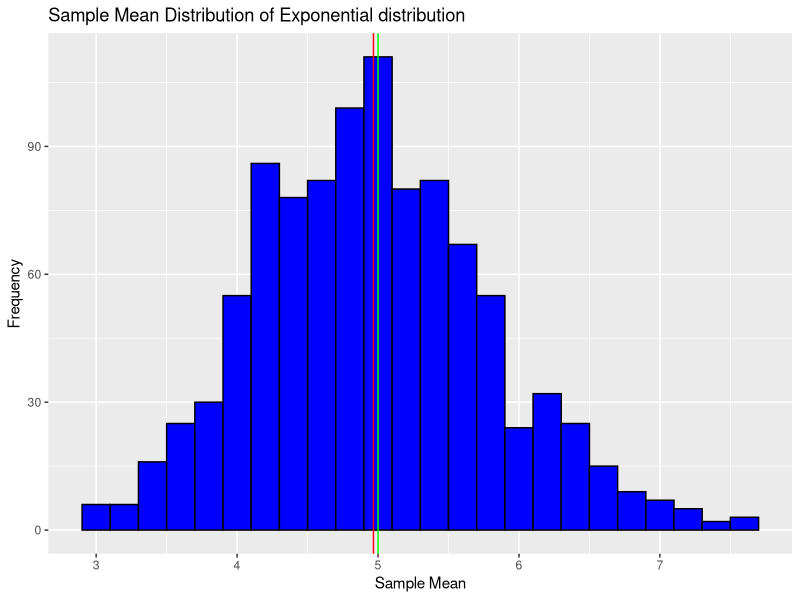
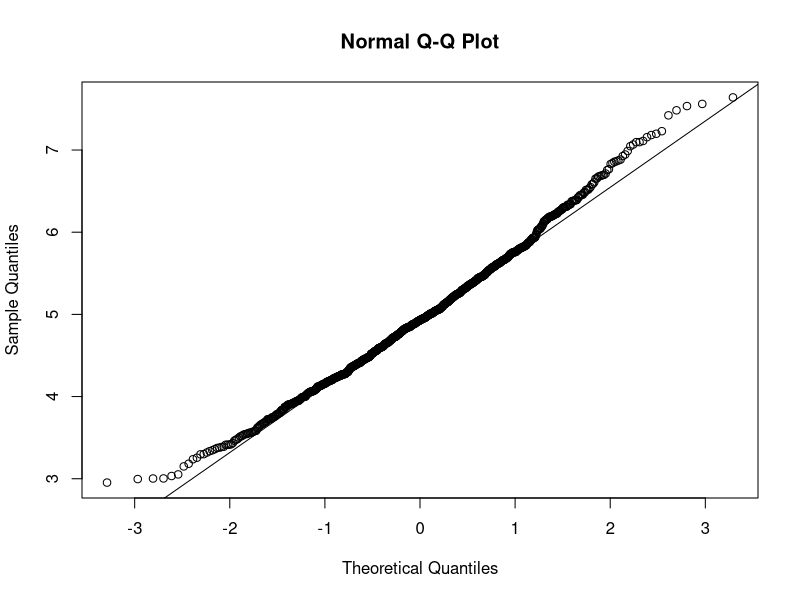

The R source for these figures, in order:
## ---- chunk 1
knitr::opts_chunk$set(echo = TRUE)
## ---- chunk 2
n <- 40
lambda <- 0.2
exp.sample.means <- NULL
for (i in 1:1000) {
    exp.sample <- rexp(n, lambda)
    mean(exp.sample)
    exp.sample.means <- c(exp.sample.means, mean(exp.sample))
}
dat <- data.frame(x=exp.sample.means)
## ---- chunk 3
sample.mean <- mean(exp.sample.means)
sample.mean
## ---- chunk 4
theoretical.mean <- 1 / lambda
theoretical.mean
## ---- chunk 5
library(ggplot2)
g <- ggplot(dat, aes(x = x)) + 
     geom_histogram(fill="blue", col="black", binwidth = 0.2) +
     ggtitle("Sample Mean Distribution of Exponential distribution") +
     xlab("Sample Mean") +
     ylab("Frequency")
g <- g + geom_vline(xintercept = sample.mean,  col = "red")
g <- g + geom_vline(xintercept = theoretical.mean, col = "green")
g
## ---- chunk 6
sample.var <- var(exp.sample.means)
sample.var
## ---- chunk 7
theoretical.sd <- 1 / lambda
theoretical.var.population <- theoretical.sd ^ 2

theoretical.var.sample <- theoretical.var.population / n
theoretical.var.sample
## ---- chunk 8
qqnorm(exp.sample.means) 
qqline(exp.sample.means)
